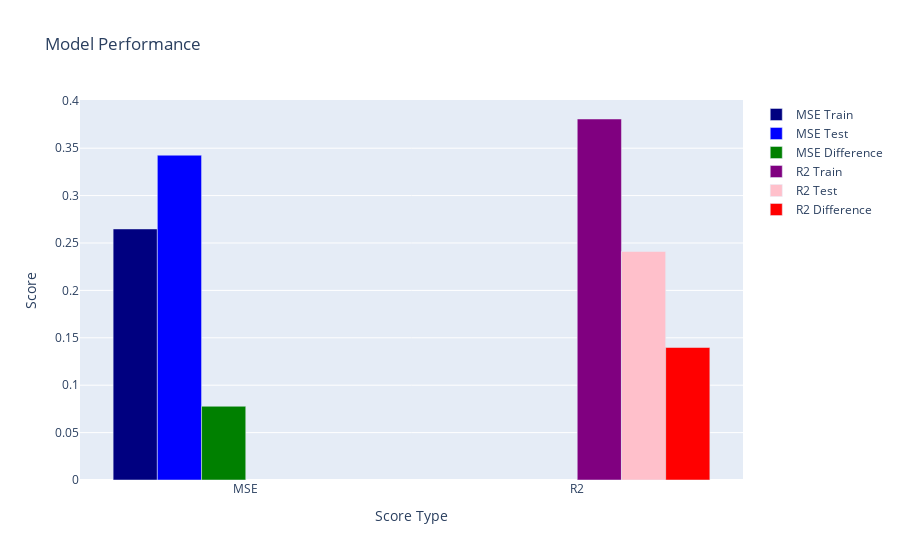

Notebook source saved alongside this figure:
### Markdown cell above
### Polynomial Regression

### Code cell
# Create a polynomial regression model
model = LinearRegression()

# Generate the polynomial features
poly = PolynomialFeatures(degree=2)
df_x_select = poly.fit_transform(df_x_select)
df_test_x_select = poly.transform(df_test_x_select)

# Save the polynomial features
pickle.dump(poly, open('encoders/poly.pkl', 'wb'))

# Train the model
model.fit(df_x_select, df_y)

# Get the training MSE, R2 score, Testing MSE, and R2 score
mse_train = mean_squared_error(df_y, model.predict(df_x_select))
r2_train = r2_score(df_y, model.predict(df_x_select))
mse_test = mean_squared_error(df_test_y, model.predict(df_test_x_select))
r2_test = r2_score(df_test_y, model.predict(df_test_x_select))

# Print the training MSE and R2 score
print('Training MSE: ', mse_train)
print('Training R2: ', r2_train)

# Print the testing MSE and R2 score
print('Testing MSE: ', mse_test)
print('Testing R2: ', r2_test)

# Display the scores
plot_scores(mse_train, r2_train, mse_test, r2_test)

print('Training MSE: ', mean_squared_error(df_y, model.predict(X_train_poly)))
print('Training R2: ', r2_score(df_y, model.predict(X_train_poly)))

# Save the model
pickle.dump(model, open('models/Polynomial_model.pkl', 'wb'))

### Figure 1 — Plotly figure (JSON) as saved in the notebook; plotly's stock layout.template omitted (floating-point values rounded to 4 significant figures)
{"data": [{"marker": {"color": "navy"}, "name": "MSE Train", "type": "bar", "x": ["MSE"], "y": [0.2648]}, {"marker": {"color": "blue"}, "name": "MSE Test", "type": "bar", "x": ["MSE"], "y": [0.3426]}, {"marker": {"color": "green"}, "name": "MSE Difference", "type": "bar", "x": ["MSE"], "y": [0.07778]}, {"marker": {"color": "purple"}, "name": "R2 Train", "type": "bar", "x": ["R2"], "y": [0.3808]}, {"marker": {"color": "pink"}, "name": "R2 Test", "type": "bar", "x": ["R2"], "y": [0.241]}, {"marker": {"color": "red"}, "name": "R2 Difference", "type": "bar", "x": ["R2"], "y": [0.1398]}], "layout": {"title": {"text": "Model Performance"}, "xaxis": {"title": {"text": "Score Type"}}, "yaxis": {"title": {"text": "Score"}}}}
